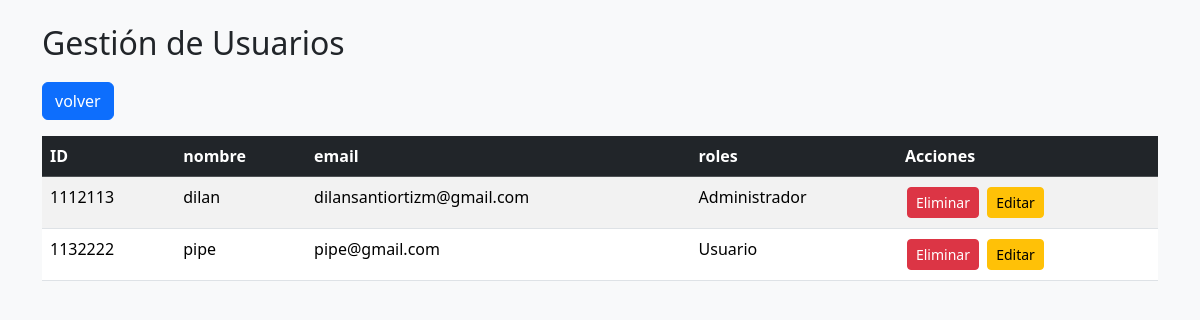
Page /admin/adminuser.php on the earlier database version.
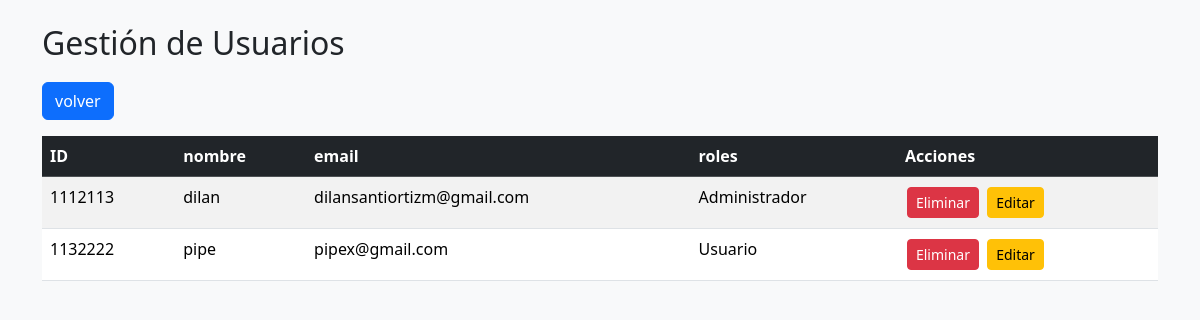
Same page on the later database version.
### tables this page shows
CREATE TABLE `usuario` (
  `id_usuario` int(11) NOT NULL,
  `id_role` int(11) NOT NULL,
  `nombre` varchar(100) NOT NULL,
  `email` varchar(100) NOT NULL,
  `password` varchar(500) NOT NULL
);

CREATE TABLE `roles` (
  `id_role` int(11) NOT NULL,
  `nombre_rol` varchar(20) NOT NULL
);

### admin/adminuser.php (the view, shortened to what this page needs)
<?php
$db = new Database();
$con = $db->conectar();
$sql = $con->prepare("SELECT u.id_usuario, u.nombre, u.email, r.id_role, r.nombre_rol FROM usuario AS u
INNER JOIN roles AS r ON u.id_role = r.id_role;");
$sql->execute();
$usuarios = $sql->fetchAll(PDO::FETCH_ASSOC);
?>
<!DOCTYPE html>
<html lang="es">
<head>
    <link href="https://cdn.jsdelivr.net/npm/bootstrap@5.3.3/dist/css/bootstrap.min.css" rel="stylesheet">
</head>
<body>
<div class="container mt-4">
        <h2>Gestión de Usuarios</h2>
        <a href="admin.php" class="btn btn-primary mb-3">volver</a>
        <div class="table-responsive">
            <table class="table table-striped table-hover">
                <thead class="table-dark">
                    <tr>
                        <th>ID</th>
                        <th>nombre</th>
                        <th>email</th>
                        <th>roles</th>
                        <th>Acciones</th>
                    </tr>
                </thead>
                <tbody>
                    <?php foreach ($usuarios as $u): ?>
                        <tr>
                            <td><?= $u['id_usuario'] ?></td>
                            <td><?= $u['nombre'] ?></td>
                            <td><?= $u['email'] ?></td>
                            <td><?= $u['nombre_rol'] ?></td>
                            <td>
                                <form method="POST" class="d-inline">
                                    <button class="btn btn-sm btn-danger" name="eliminar"
                                        onclick="return confirm('Estás seguro de eliminar este usuario')">
                                        Eliminar
                                    </button>
                                    <a href=""
                                    onclick="window.open('updateuser.php?id_usuario=<?= $u['id_usuario'] ?>', '', 'width=500, height=500, toolbar=no'); return false;"
                                    class="btn btn-sm btn-warning">Editar</a>
                                </form>
                            </td>
                        </tr>
                    <?php endforeach; ?>
                </tbody>
            </table>
        </div>
    </div>
</body>
</html>

Differences in the rows shown:
changed usuario "pipe": email "pipe@gmail.com" → "pipex@gmail.com"
